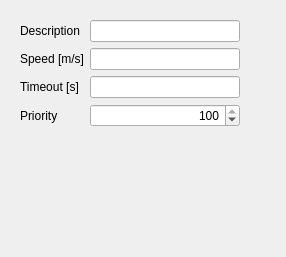
<?xml version="1.0" encoding="UTF-8"?>
<ui version="4.0">
 <class>Form</class>
 <widget class="QWidget" name="Form">
  <property name="geometry">
   <rect>
    <x>0</x>
    <y>0</y>
    <width>286</width>
    <height>257</height>
   </rect>
  </property>
  <property name="minimumSize">
   <size>
    <width>0</width>
    <height>250</height>
   </size>
  </property>
  <property name="maximumSize">
   <size>
    <width>16777215</width>
    <height>500</height>
   </size>
  </property>
  <property name="windowTitle">
   <string>Form</string>
  </property>
  <property name="locale">
   <locale language="English" country="Germany"/>
  </property>
  <layout class="QGridLayout" name="gridLayout">
   <item row="0" column="0">
    <widget class="QWidget" name="widget_3" native="true">
     <property name="minimumSize">
      <size>
       <width>0</width>
       <height>480</height>
      </size>
     </property>
     <property name="maximumSize">
      <size>
       <width>16777215</width>
       <height>480</height>
      </size>
     </property>
     <property name="locale">
      <locale language="English" country="Germany"/>
     </property>
     <layout class="QFormLayout" name="formLayout">
      <property name="fieldGrowthPolicy">
       <enum>QFormLayout::AllNonFixedFieldsGrow</enum>
      </property>
      <item row="0" column="0">
       <widget class="QLabel" name="label_7">
        <property name="locale">
         <locale language="English" country="Germany"/>
        </property>
        <property name="text">
         <string>Description</string>
        </property>
       </widget>
      </item>
      <item row="0" column="1">
       <widget class="QLineEdit" name="editDescription">
        <property name="maximumSize">
         <size>
          <width>150</width>
          <height>16777215</height>
         </size>
        </property>
        <property name="locale">
         <locale language="English" country="Germany"/>
        </property>
        <property name="alignment">
         <set>Qt::AlignRight|Qt::AlignTrailing|Qt::AlignVCenter</set>
        </property>
        <property name="readOnly">
         <bool>false</bool>
        </property>
       </widget>
      </item>
      <item row="1" column="1">
       <widget class="QLineEdit" name="editSpeed">
        <property name="maximumSize">
         <size>
          <width>150</width>
          <height>16777215</height>
         </size>
        </property>
        <property name="locale">
         <locale language="English" country="Germany"/>
        </property>
        <property name="maxLength">
         <number>4</number>
        </property>
        <property name="alignment">
         <set>Qt::AlignRight|Qt::AlignTrailing|Qt::AlignVCenter</set>
        </property>
        <property name="readOnly">
         <bool>false</bool>
        </property>
       </widget>
      </item>
      <item row="1" column="0">
       <widget class="QLabel" name="label_8">
        <property name="locale">
         <locale language="English" country="Germany"/>
        </property>
        <property name="text">
         <string>Speed [m/s]</string>
        </property>
       </widget>
      </item>
      <item row="2" column="1">
       <widget class="QLineEdit" name="editTimeout">
        <property name="maximumSize">
         <size>
          <width>150</width>
          <height>16777215</height>
         </size>
        </property>
        <property name="locale">
         <locale language="English" country="Germany"/>
        </property>
        <property name="maxLength">
         <number>11</number>
        </property>
        <property name="alignment">
         <set>Qt::AlignRight|Qt::AlignTrailing|Qt::AlignVCenter</set>
        </property>
        <property name="readOnly">
         <bool>false</bool>
        </property>
       </widget>
      </item>
      <item row="3" column="1">
       <widget class="QSpinBox" name="spinBoxPriority">
        <property name="maximumSize">
         <size>
          <width>150</width>
          <height>16777215</height>
         </size>
        </property>
        <property name="locale">
         <locale language="English" country="Germany"/>
        </property>
        <property name="alignment">
         <set>Qt::AlignRight|Qt::AlignTrailing|Qt::AlignVCenter</set>
        </property>
        <property name="maximum">
         <number>100</number>
        </property>
        <property name="value">
         <number>100</number>
        </property>
       </widget>
      </item>
      <item row="2" column="0">
       <widget class="QLabel" name="label_9">
        <property name="locale">
         <locale language="English" country="Germany"/>
        </property>
        <property name="text">
         <string>Timeout [s]</string>
        </property>
       </widget>
      </item>
      <item row="3" column="0">
       <widget class="QLabel" name="label_10">
        <property name="locale">
         <locale language="English" country="Germany"/>
        </property>
        <property name="text">
         <string>Priority</string>
        </property>
       </widget>
      </item>
     </layout>
    </widget>
   </item>
  </layout>
 </widget>
 <resources/>
 <connections/>
</ui>
